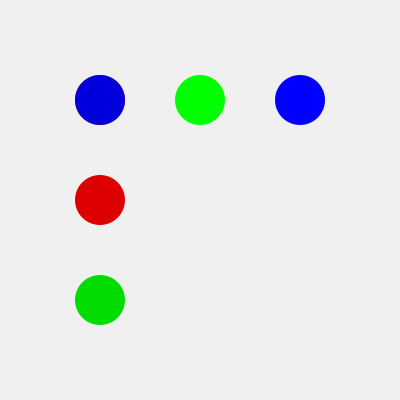
Frame 1 (no input)
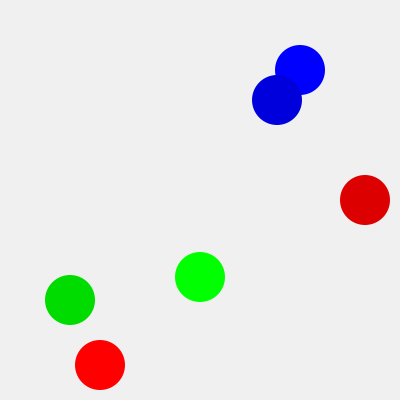
Frame 60 (the mouse pressed at the canvas centre just before this capture)
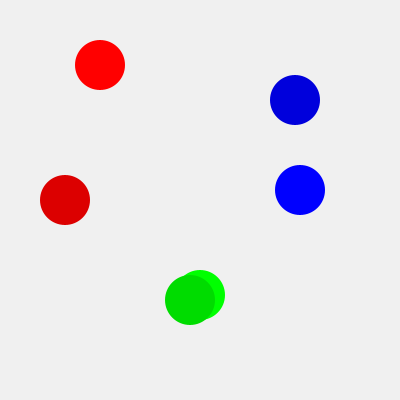
Frame 120 (the mouse held since frame 60 and released just before this capture)

The Processing sketch that drew these frames (run headless with seeded random() and noise(); from frame 60 on, the mouse is pressed at the canvas centre):

// Processing sketch: processing_21494
// ── processing_21494.pde

// variables for position of one rectangle
float x = 200;
float y = 100;

// variables for position of one rectangle
float x1=100;
float y1 = 100;

// variables for position of one rectangle
float x2 = 300;
float y2 = 100;

// variables for position of one rectangle
float x3 = 100;
float y3 = 100;

// variables for position of one rectangle
float x4 = 100;
float y4 = 200;

// variables for position of one rectangle
float x5 = 100;
float y5 = 300;

// variables for speed of rectangles
float speed = 3;
float speed1 = 5;
float speed2 = 10;
float speed3 = 3;
float speed4 = 5;
float speed5 = 10;

void setup () {
 size (400, 400);
}

void draw () {

 //make a "white" background
 background (240);

 //color the rectangle

 noStroke () ;
 rectMode (CENTER);

 fill(0,255,0);
ellipse (x, y, 50, 50);
 fill (255,0,0);
ellipse (x1, y1, 50, 50);
 fill (0,0,255);
ellipse (x2, y2, 50, 50);

 fill (0,0,220);
ellipse (x3, y3, 50, 50);
 fill (220,0,0);
ellipse (x4, y4, 50, 50);
 fill (0,220,0);
ellipse (x5, y5, 50, 50);

//move the rectangles by adding speed
 y = y+speed;
 y1=y1+speed1;
 y2=y2+speed2;
 x3=x3+speed3;
 x4=x4+speed4;
 x5=x5+speed5;

//keep the rectangles from leaving the screen
 if ((y>height-25) || (y<25)) {
 speed = speed *-1; 

 }

 if ((y1>height-25) || (y1<25)) {
 speed1 = speed1 *-1; 

 }
 
 if ((y2>height-25) || (y2<25)) {
 speed2 = speed2 *-1; 

 }
 
  if ((x3>width-25) || (x3<25)) {
 speed3 = speed3 *-1; 

 }
   if ((x4>width-25) || (x4<25)) {
 speed4 = speed4 *-1; 

 }  if ((x5>width-25) || (x5<25)) {
 speed5 = speed5 *-1; 

 }

}
